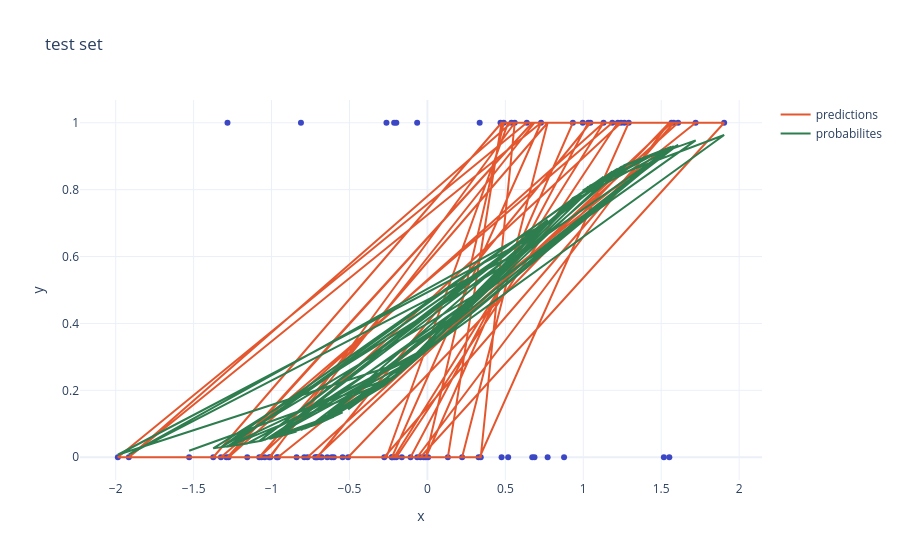

Source (notebook cell):
### Code cell
# Visualize predictions on test Set
fig = px.scatter(x = X_test.flatten().tolist(), y = Y_test, title = "test set")
fig.add_trace(go.Scatter(x = X_test.flatten().tolist(), y = Y_test_pred, name = "predictions"))
fig.add_trace(go.Scatter(x = X_test.flatten().tolist(), y = Y_test_proba[:,1], name = "probabilites"))
fig.show()
